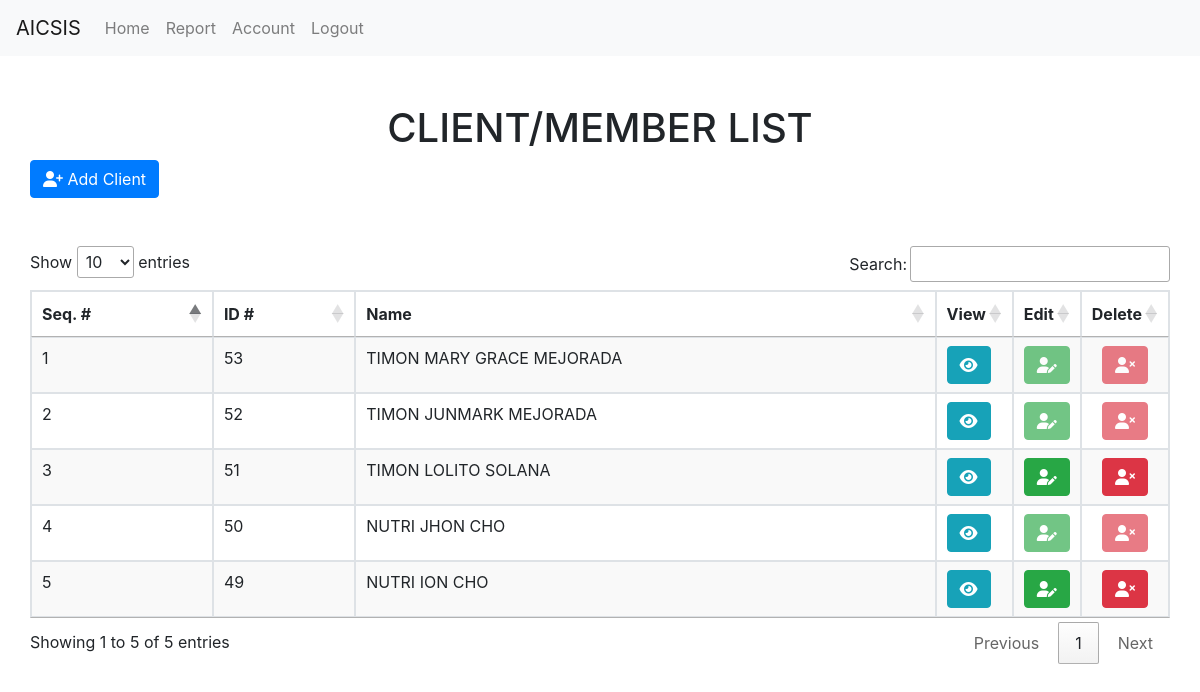
Screenshot of /admin (signed in) with the database file from the repository.
### tables this page shows
CREATE TABLE `tbl_client` (
  `id` int(11) NOT NULL,
  `lname` varchar(255) NOT NULL,
  `fname` varchar(255) NOT NULL,
  `mname` varchar(255) NOT NULL,
  `suffix` varchar(255) DEFAULT NULL,
  `head_family_id` int(11) DEFAULT NULL,
  `age` varchar(3) DEFAULT NULL,
  `relation` varchar(200) NOT NULL,
  `address` varchar(255) NOT NULL,
  `date_created` datetime(5) NOT NULL DEFAULT current_timestamp(5)
);

### admin/index.php (the view, shortened to what this page needs)
<?php
    include('../include/header.php');
    include('../security.php');
    include '../include/navbar.php';
?>
    <div class="container">
        <div class="row">
            <div class="table-responsive mt-5 ">
                    <h1 class="text-center"> CLIENT/MEMBER LIST </h1>
                <button type="button" class="btn btn-primary mb-5" data-toggle="modal" data-target="#staticBackdrop">
                    <i class="fa fa-user-plus"></i> Add Client
                </button>
                <table class="table table-bordered stripe" id="dataTable1" width="100%" cellspacing="0">
                    <thead>
                        <tr>
                            <th>Seq. #</th>
                            <th>ID #</th>
                            <th>Name</th>
                            <th>View</th>
                            <th>Edit</th>
                            <th>Delete</th>
                        </tr>
                    </thead>
                    <tbody>
                        <?php
                            $query = "SELECT id, lname, fname, mname, suffix, head_family_id, age, relation, address FROM tbl_client ORDER BY id DESC";
                            $query_run = mysqli_query($connection,$query);
                        ?>
                            <?php
                                $seq = 1;
                                if (mysqli_num_rows($query_run) > 0){
                                    while($row = mysqli_fetch_assoc($query_run)){
                            ?>
                                        <tr style="text-transform: capitalize;">
                                            <td><?php echo htmlspecialchars($seq++); ?> </td>
                                            <td><?php echo htmlspecialchars($row['id']); ?> </td>
                                            <td style="text-transform: uppercase;"><?php echo htmlspecialchars($row['lname']." ".$row['fname']. " " .$row['mname']). " " .$row['suffix']; ?> </td>
                                            <td width="2%">
                                                <form action="view_client.php" method="post">
                                                    <button  type="submit" name="btn_view_client" class="btn btn-info btn-circle"><i class='fas fa-eye'></i></button>
                                                </form>
                                            </td>
                                            <td width="2%">
                                                 <?php
                                                    if(empty($row['head_family_id'])){
                                                ?>
                                                        <button type="button" class="btn btn-success btn-circle"  id="edit_client" data-toggle="modal" data-target="#staticBackdrop3" data-id1="<?php echo htmlspecialchars($row['id']); ?>" data-id2="<?php echo htmlspecialchars($row['lname']); ?>" data-id3="<?php echo htmlspecialchars($row['fname']); ?>" data-id4="<?php echo htmlspecialchars($row['mname']); ?>" data-id5="<?php echo htmlspecialchars($row['suffix']); ?>" data-id6="<?php echo htmlspecialchars($row['age']); ?>" data-id7="<?php echo htmlspecialchars($row['address']); ?>">
                                                            <i class="fas fa-user-edit"></i>
                                                        </button>
                                                <?php
                                                    }else{
                                                        ?>
                                                        <button type="button" class="btn btn-success btn-circle" disabled>
                                                            <i class="fas fa-user-edit"></i>
                                                        </button>
                                                    <?php
                                                    }
                                                ?>
                                            </td>
                                            <td class="text-center" style="width: 2%;">
                                                <?php
                                                    if(empty($row['head_family_id'])){
                                                ?>
                                                        <button type="button"  class="btn btn-danger btn-circle" data-id1="<?php echo htmlspecialchars($row['id']); ?>" data-toggle="modal" data-target="#staticBackdrop6" id="clientdeleteid">
                                                        <i class="fas fa-user-times"></i>
                                                        </button>
                                                <?php
                                                    }else{
                                                ?>
                                                        <button type="button"  class="btn btn-danger btn-circle" disabled>
                                                        <i class="fas fa-user-times"></i>
                                                        </button>
                                                        <?php
                                                    }
                                                ?>
                                            </td>
                                        </tr>
                                                <?php
                                    }
                                }else {
                                }
                                        ?>
                    </tbody>
                </table>
                </div>
        </div>
    </div>
<?php
    include('../include/footer.php');
?>

### rows the page displays
tbl_client: id "53", lname+fname+mname "TIMON MARY GRACE MEJORADA"
tbl_client: id "52", lname+fname+mname "TIMON JUNMARK MEJORADA"
tbl_client: id "51", lname+fname+mname "TIMON LOLITO SOLANA"
tbl_client: id "50", lname+fname+mname "NUTRI JHON CHO"
tbl_client: id "49", lname+fname+mname "NUTRI ION CHO"
